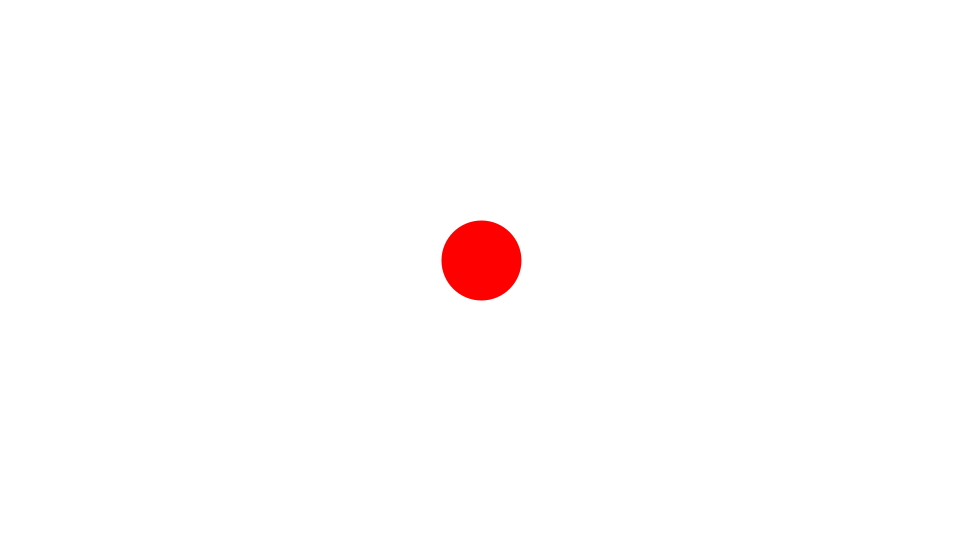
Frame 1 (no input)
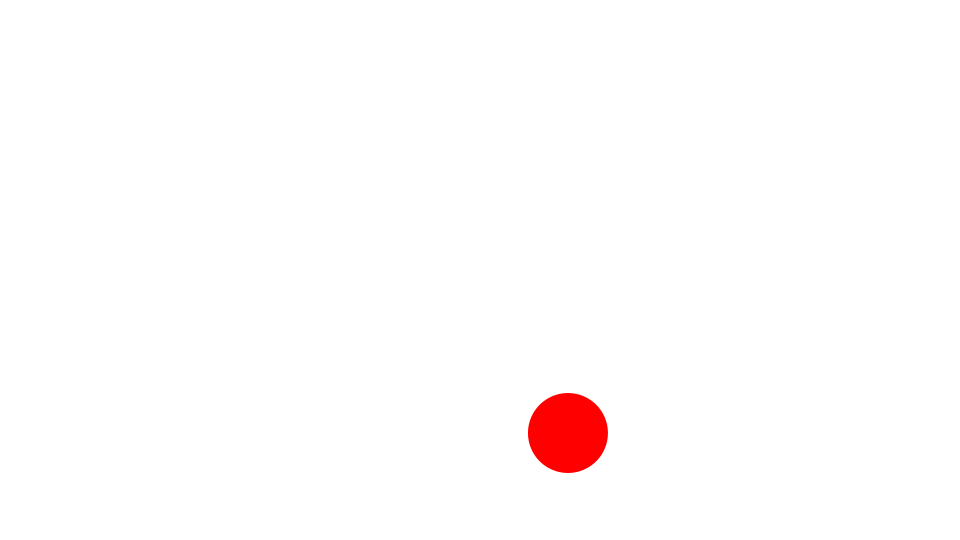
Frame 60 (the mouse pressed at the canvas centre just before this capture)
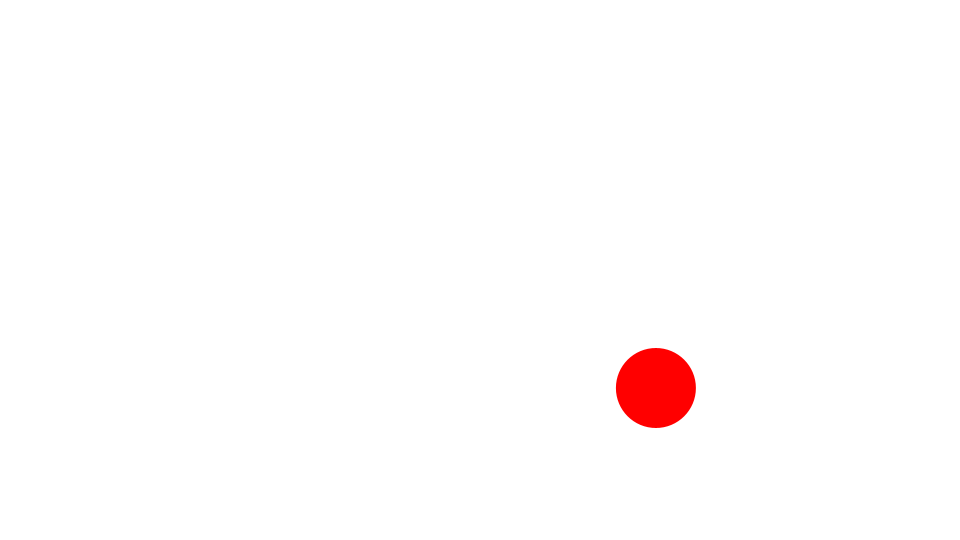
Frame 120 (the mouse held since frame 60 and released just before this capture)

The Processing sketch that drew these frames (run headless with seeded random() and noise(); from frame 60 on, the mouse is pressed at the canvas centre):

// Processing sketch: Bouncing2
// ── Bouncing2.pde
Ball ball;
float vx = 0;
float vy = 0;
float bounce = -0.7;
float gravity = 0.5;

void setup() {
  size(960, 540);
  frameRate(30);
  initialize();
}

void initialize() {
  smooth();
  noStroke();
  ball = new Ball();
  ball.x = width/2;
  ball.y = height/2;
  vx = random(10) - 5;
  vy = -10;
  ball.radius = 40;
  ball.setFillColor(color(255, 0, 0));
}

void draw() {
  background(255);
    
  vy += gravity;
  ball.x += vx;
  ball.y += vy;
  
  int left = 0;
  int right = width;
  int top = 0;
  int bottom = height;
  
  if(ball.x + ball.radius > right){
    ball.x = right - ball.radius;
    vx *= -1;
  }else if(ball.x - ball.radius < left){
    ball.x = left + ball.radius;
    vx *= -1;
  }
      
  if(ball.y + ball.radius > bottom){
    ball.y = bottom - ball.radius;
    vy *= -1;
  }else if(ball.y - ball.radius < top){
    ball.y = top + ball.radius;
    vy *= -1;
  }
  
  ball.update();
}

////////////////////////////////

class Ball extends Sprite {
  float radius;
  
  Ball(){
    super();
  }
  
  void draw(){ 
    ellipse(0, 0, radius*2, radius*2);
  }
}

////////////////////////////////

class Sprite {
  float x, y;
  float scaleX, scaleY;
  float width, height;
  float rotation;
  boolean visible;
  color strokeColor;
  color fillColor;
  Boolean isStroke;
  Boolean isFill;
  
  Sprite() {
    x = 0.0;
    y = 0.0;
    scaleX = 1.0;
    scaleY = 1.0;
    rotation = 0.0;
    strokeColor = color(0);
    fillColor = color(0);
    isStroke = false;
    isFill = false;
    visible = true;
  }
  
  void update() {
    if(! visible) return;
    pushMatrix();
    translate(x, y);
    scale(scaleX, scaleY);
    rotate(rotation * PI / 180.0);
    if(isStroke) stroke(strokeColor);
    if(isFill) fill(fillColor);
    draw();
    popMatrix();
  }
  
  void setStrokeColor(color strokeColor) {
    this.strokeColor = strokeColor;
    isStroke = true;
  }
  
  void setFillColor(color fillColor) {
    this.fillColor = fillColor;
    isFill = true;
  }
  
  void draw() {}
}
